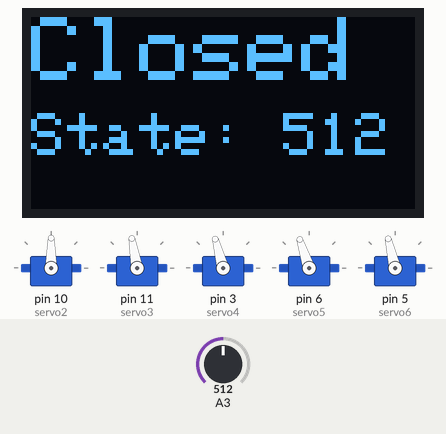
Simulated run of this sketch. Board: Arduino Uno, built with avr-gcc and run on an emulated ATmega328P. Parts: 5 × servo, 128×64 one-colour display. Inputs (shaded band) come from the test bench; at power-on: A3 = 512. What the sketch prints to the serial monitor is not drawn.

Above: at 1.2 s.
1.3 s: A3 set to 165
At 1.65 s:
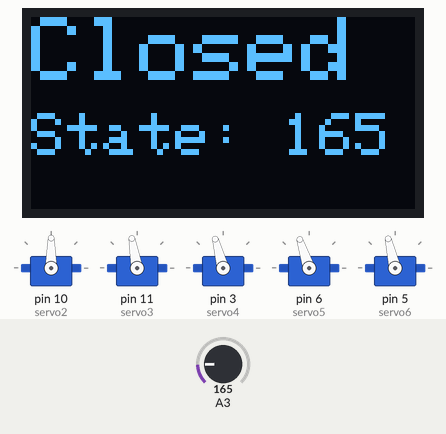
4.1 s: A3 set to 143
At 4.36 s:
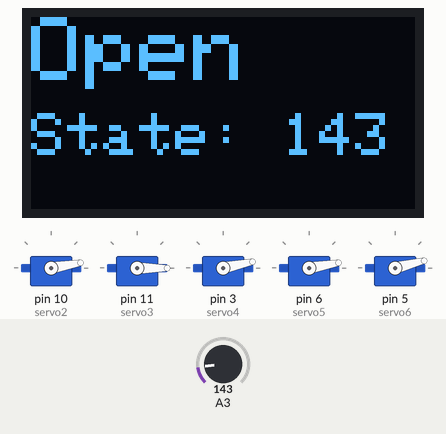
6.4 s: A3 set to 122
At 6.65 s:
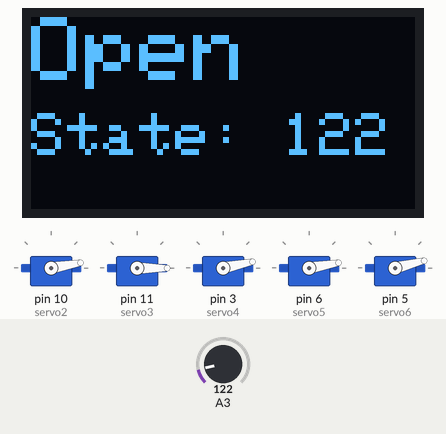
7.9 s: A3 set to 306
At 8.27 s:
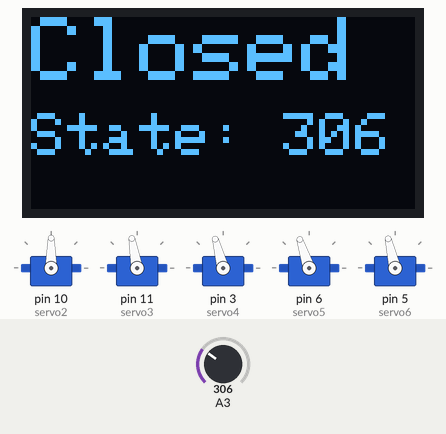
Timing chart, 0 to 10.5 s (numbered marks = the images above; inputs shaded):
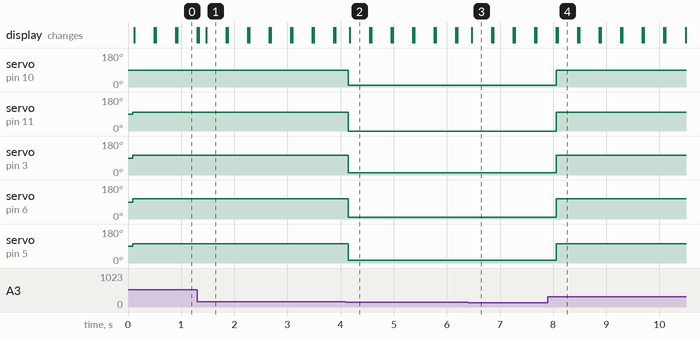

Measured:
- the behaviour switches between 150 and 149 on A3 (found by bisection; images 1 and 2)
- after the input at 1.3 s, the display: first differs from a run without the input after 0.17 s (image 1)
- after the input at 4.1 s, servo on pin 10 (servo2): 90° → 10° after 0.05 s; servo on pin 11 (servo3): 100° → 0° after 0.05 s; servo on pin 3 (servo4): 105° → 12° after 0.05 s; servo on pin 6 (servo5): 108° → 10° after 0.05 s; servo on pin 5 (servo6): 103° → 14° after 0.05 s; the display: changes after 0.07 s (image 2)
- after the input at 6.4 s, the display: changes after 0.07 s (image 3)
- after the input at 7.9 s, servo on pin 10 (servo2): 10° → 90° after 0.16 s; servo on pin 11 (servo3): 0° → 100° after 0.16 s; servo on pin 3 (servo4): 12° → 105° after 0.16 s; servo on pin 6 (servo5): 10° → 108° after 0.16 s; servo on pin 5 (servo6): 14° → 103° after 0.16 s; the display: first changes after 0.16 s (image 4 shows a later state)

The sketch:

Bionic_Hand_Code.ino
```cpp
// Bionic Hand Arduino Code

/** Code written by Kevin Tran 4/2/2024, Bionic hand simulation of flexion and extension of the bionic hand
utilizing 5 servo motors and MyoWare EMG sensors. Amplification of 100x using a non-inverting amplifier and
a low pass filter with a cutoff frequency of 20 Hz.
**/

/***********************************************************************************************************/
// Servo Library
#include <Servo.h>

// Initializing Servo variable
Servo servo2;
Servo servo3;
Servo servo4;
Servo servo5;
Servo servo6;
/***********************************************************************************************************/
// OLED Library
#include <Wire.h>
#include <Adafruit_GFX.h>
#include <Adafruit_SSD1306.h>

// OLED Display
#define SCREEN_WIDTH 128 // OLED display width, in pixels
#define SCREEN_HEIGHT 64 // OLED display height, in pixels
Adafruit_SSD1306 display(SCREEN_WIDTH, SCREEN_HEIGHT, &Wire, -1);
/***********************************************************************************************************/
// Baseline for the pulse/spikes
// Change value based on baseline reading in Arduino
const int x = 150;
/***********************************************************************************************************/

void setup() {
  Serial.begin(9600);

  // Configuring servo pins
  servo2.attach(10);  // pinky
  servo3.attach(11);  // ring
  servo4.attach(3);   // middle
  servo5.attach(6);   // index
  servo6.attach(5);   // thumb

  display.begin(SSD1306_SWITCHCAPVCC, 0x3C); // Initialize with the I2C addr 0x3C
  display.clearDisplay(); // Clear the buffer
}

/***********************************************************************************************************/

void loop() {
  // Initialize with the I2C addr 0x3C
  display.begin(SSD1306_SWITCHCAPVCC, 0x3C);

  // Clear the buffer.
  display.clearDisplay();

  // Reading the EMG signal from pin 3
  int emg = analogRead(A3);
  // Printing the EMG data
  Serial.println(emg);

  display.setTextSize(2);
  display.setTextColor(WHITE);
  display.setCursor(0, 32);
  display.print("State: ");
  display.print(emg);
  display.display();

  // Restricting serial plotter using lower and upper bound
  Serial.print(100);
  Serial.print(", ");

  Serial.print(700);
  Serial.print(", ");

  // If the EMG data is greater than x, the hand closes
  if(emg > x) {
    servo2.write(90);
    servo3.write(100);
    servo4.write(105);
    servo5.write(108);
    servo6.write(103);
    display.setTextSize(3);
    display.setTextColor(WHITE);
    display.setCursor(0, 0);
    display.println("Closed");
    display.display();
  }

  // If the EMG data is lower than x, the hand opens
  else if (emg < x) {
    servo2.write(10);
    servo3.write(0);
    servo4.write(12);
    servo5.write(10);
    servo6.write(14);
    display.setTextSize(3);
    display.setTextColor(WHITE);
    display.setCursor(0, 0);
    display.println("Open");
    display.display();
  }
  delay(50);
}
```
